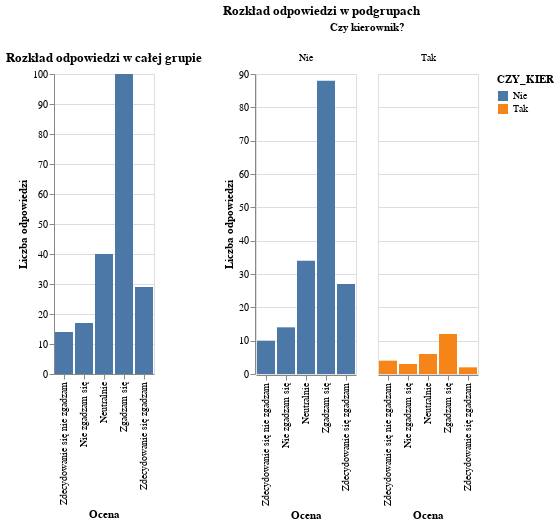

The notebook cell saved with this chart:
### Code cell
df1 = df[['PYT_1', 'CZY_KIER']]

labels = {
    -2: "Zdecydowanie się nie zgadzam",
    -1: "Nie zgadzam się",
    0: "Neutralnie",
    1: "Zgadzam się",
    2: "Zdecydowanie się zgadzam"
}
df1['PYT_1_label'] = df1['PYT_1'].map(labels)

overall_chart = (
    alt.Chart(df1)
    .mark_bar()
    .encode(
        x=alt.X('PYT_1_label:O', title='Ocena', sort=list(labels.values())),
        y=alt.Y('count()', title='Liczba odpowiedzi'),
        tooltip=['count()']
    )
    .properties(title='Rozkład odpowiedzi w całej grupie')
)

subgroup_chart = (
    alt.Chart(df1)
    .mark_bar()
    .encode(
        x=alt.X('PYT_1_label:O', title='Ocena', sort=list(labels.values())),
        y=alt.Y('count()', title='Liczba odpowiedzi'),
        color='CZY_KIER:N',
        column=alt.Column('CZY_KIER:N', title='Czy kierownik?'),
        tooltip=['count()']
    )
    .properties(title='Rozkład odpowiedzi w podgrupach')
)

alt.hconcat(overall_chart, subgroup_chart)

### Figure 1 — Vega-Lite specification as saved in the notebook (floating-point values rounded to 4 significant figures; data arrays with more than 128 entries replaced by an {"elided": "..."} marker saying what was removed)
{"config": {"view": {"continuousWidth": 300, "continuousHeight": 300}}, "hconcat": [{"mark": {"type": "bar"}, "encoding": {"tooltip": [{"aggregate": "count", "type": "quantitative"}], "x": {"field": "PYT_1_label", "sort": ["Zdecydowanie się nie zgadzam", "Nie zgadzam się", "Neutralnie", "Zgadzam się", "Zdecydowanie się zgadzam"], "title": "Ocena", "type": "ordinal"}, "y": {"aggregate": "count", "title": "Liczba odpowiedzi", "type": "quantitative"}}, "title": "Rozkład odpowiedzi w całej grupie"}, {"mark": {"type": "bar"}, "encoding": {"color": {"field": "CZY_KIER", "type": "nominal"}, "column": {"field": "CZY_KIER", "title": "Czy kierownik?", "type": "nominal"}, "tooltip": [{"aggregate": "count", "type": "quantitative"}], "x": {"field": "PYT_1_label", "sort": ["Zdecydowanie się nie zgadzam", "Nie zgadzam się", "Neutralnie", "Zgadzam się", "Zdecydowanie się zgadzam"], "title": "Ocena", "type": "ordinal"}, "y": {"aggregate": "count", "title": "Liczba odpowiedzi", "type": "quantitative"}}, "title": "Rozkład odpowiedzi w podgrupach"}], "data": {"name": "data-0cd4418646f43e3300bd231f56f275b4"}, "$schema": "https://vega.github.io/schema/vega-lite/v5.20.1.json", "datasets": {"data-0cd4418646f43e3300bd231f56f275b4": {"elided": "200 records"}}}
